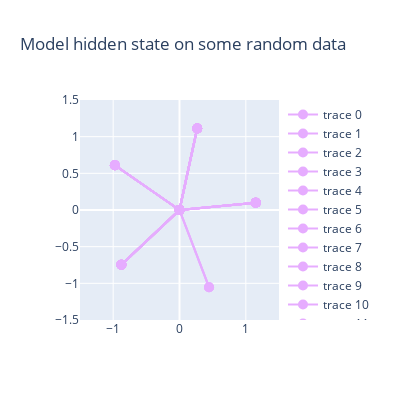

This figure's notebook cell:
### Code cell
# visualize the bottleneck model's hidden state w/ some input data
data = gen_artificial_data(cfg, feature_prob=0.01) # [batch_size, hidden_dim]
model_embeddings = data @ model.W

plot_learned_features(
    cfg,
    [model_embeddings],
    'Model hidden state on some random data'
)
